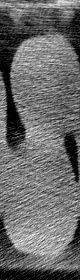
//> input picture data/Recon14_1800x500x80_02_028.jpg, 80 x 280 px
$ ./cpbd ../../data/Recon14_1800x500x80_02_028.jpg   (built with g++ and OpenCV 4)
//> lines starting //> are read from the running program, lines starting //| are printed output that depends on the picture
#include <iostream>
#include <filesystem>
#include <opencv2/opencv.hpp>

void simple_thinning(cv::Mat strength){
    std::cout << "simple_thinning" << std::endl;
    // use opencv functions cv::compare, cv::warpAffine

}

std::string openCVType2str(int type) {
  std::string r;

  uchar depth = type & CV_MAT_DEPTH_MASK;
  uchar chans = 1 + (type >> CV_CN_SHIFT);

  switch ( depth ) {
    case CV_8U:  r = "8U"; break;
    case CV_8S:  r = "8S"; break;
    case CV_16U: r = "16U"; break;
    case CV_16S: r = "16S"; break;
    case CV_32S: r = "32S"; break;
    case CV_32F: r = "32F"; break;
    case CV_64F: r = "64F"; break;
    default:     r = "User"; break;
  }

  r += "C";
  r += (chans+'0');

  return r;
}

int main(int argc, char **argv)
{
    // std::cout << "cpbd" << std::endl;
//    for (int i = 0; i < argc; ++i)
//        std::cout << argv[i] << std::endl;

    if (argc!=2){
        std::cout << "Path to image needs to be given as first argument" << std::endl;
        return 1;
    }

    std::filesystem::path fpath{argv[1]};
    std::cout << fpath.parent_path() << std::endl;
    std::cout << fpath.filename() << std::endl;

    if (!std::filesystem::exists(fpath)) {
        std::cout << fpath.c_str() << " does not exist" << std::endl;
        return 1;
    }

    cv::Mat image = imread(argv[1], cv::IMREAD_GRAYSCALE);
//> image is the input picture: 280 rows x 80 cols, CV_8UC1; min 0, max 255, mean 105.9
    double minVal;
    double maxVal;
    cv::minMaxLoc(image, &minVal, &maxVal);
//> minVal = 0; maxVal = 255
    std::cout << minVal << " -- " << maxVal << std::endl;
//| 0 -- 255

    // Canny
    cv::Mat canny;
    int lowThreshold = 0.1 * 255; // https://scikit-image.org/docs/stable/api/skimage.feature.html#skimage.feature.canny
    const int kernel_size = 7;
    const int highThreshold = 1.0 * 255;
    // std::cout << "lowThreshold = " << lowThreshold << std::endl;
    // std::cout << "highThreshold = " << highThreshold << std::endl;

    // blur filter first?
    cv::Canny(image, canny, lowThreshold, highThreshold, kernel_size);
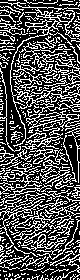
//> canny: 280 rows x 80 cols, CV_8UC1; 32.6% white in thin lines or dots

    //check type
    std::string ty =  openCVType2str(canny.type());
//> ty = "8UC1"
    std::cout << ty << std::endl;
//| 8UC1

    // save it
    cv::imwrite(fpath.replace_extension("canny.png"), canny);
    std::cout << "canny image type = " << canny.type() << std::endl; // CV_MAKETYPE(canny.type(), 1)
//| canny image type = 0

    cv::Mat sobel_x;
    int ddepth = CV_16S;
    int ksize = 3;
    int scale = 1;
    int delta = 0;
    cv::Sobel(image, sobel_x, ddepth, 1, 0, ksize, scale, delta, cv::BORDER_DEFAULT);
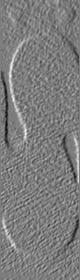
//> sobel_x: 280 rows x 80 cols, CV_16SC1; min -566, max 585, mean -1; drawn with min black and max white

    cv::imwrite(fpath.replace_extension("sobelx.png"), sobel_x);
    std::cout << sobel_x.type() << std::endl;
//| 3

    //

    return 0;
}

$ run again, on data/eye.jpg
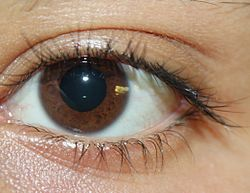
//> input picture data/eye.jpg, 250 x 193 px
//> minVal = 0; maxVal = 255
//| 0 -- 255
//> `cv::Canny(image, canny, lowThreshold, highThreshold, kernel_size);`:
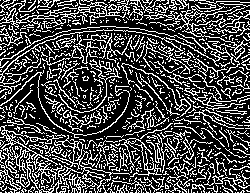
//> canny: 193 rows x 250 cols, CV_8UC1; 28.9% white in thin lines or dots
//| 8UC1
//| canny image type = 0
//> `cv::Sobel(image, sobel_x, ddepth, 1, 0, ksize, scale, delta, cv::BORDE..`:
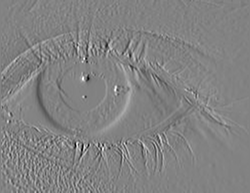
//> sobel_x: 193 rows x 250 cols, CV_16SC1; min -642, max 612, mean 0.1; drawn with min black and max white
//| 3

$ run again, on data/haven.jpg
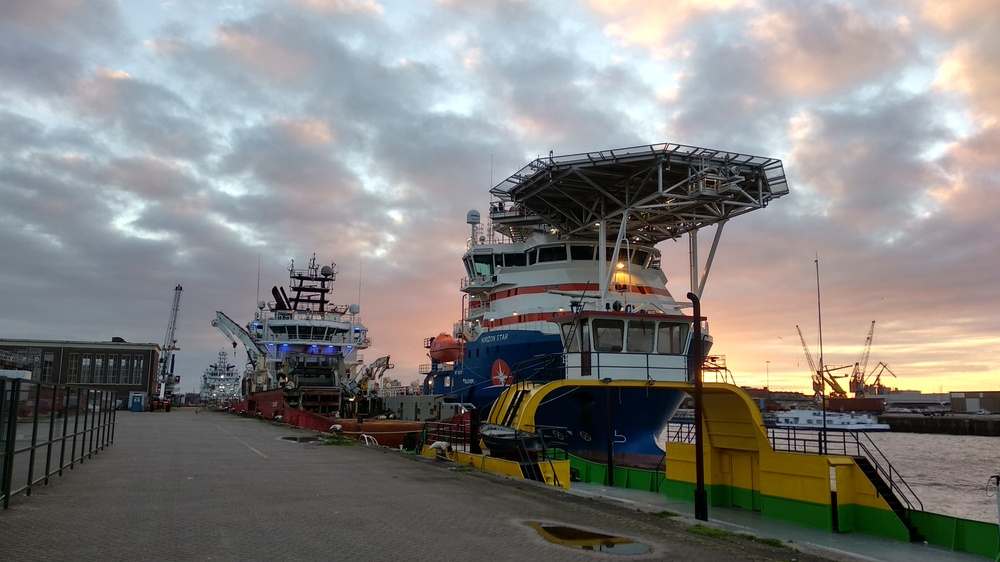
//> input picture data/haven.jpg, 1000 x 562 px, shrunk from 4000 x 2250 before the run
//> minVal = 0; maxVal = 255
//| 0 -- 255
//> `cv::Canny(image, canny, lowThreshold, highThreshold, kernel_size);`:
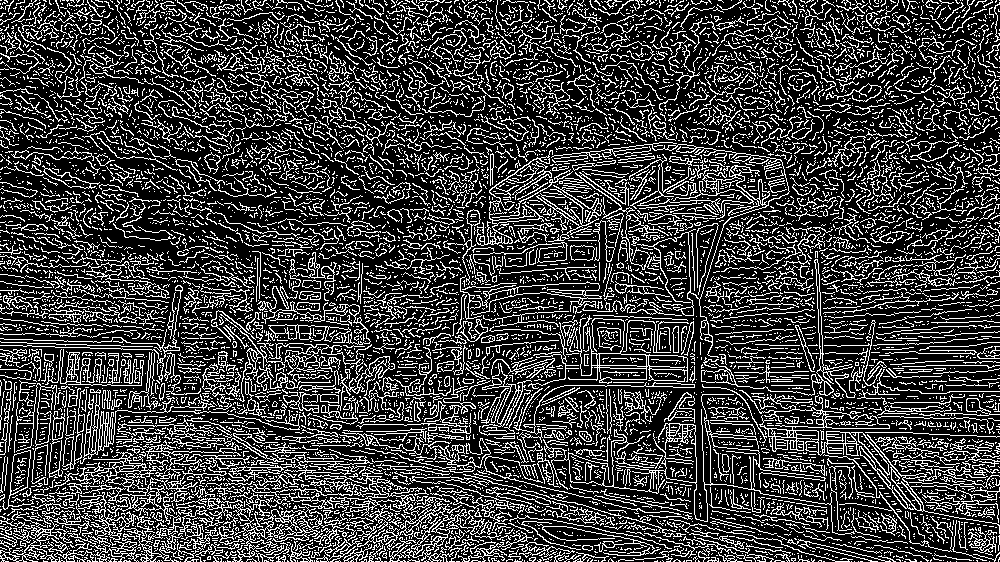
//> canny: 562 rows x 1000 cols, CV_8UC1; 24.5% white in thin lines or dots
//| 8UC1
//| canny image type = 0
//> `cv::Sobel(image, sobel_x, ddepth, 1, 0, ksize, scale, delta, cv::BORDE..`:
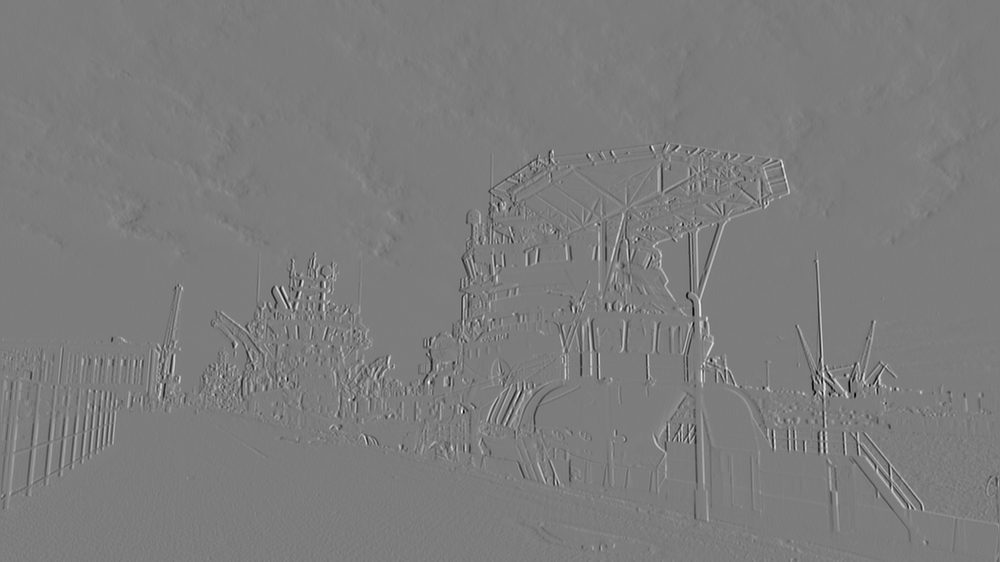
//> sobel_x: 562 rows x 1000 cols, CV_16SC1; min -834, max 870, mean 0.3; drawn with min black and max white
//| 3
